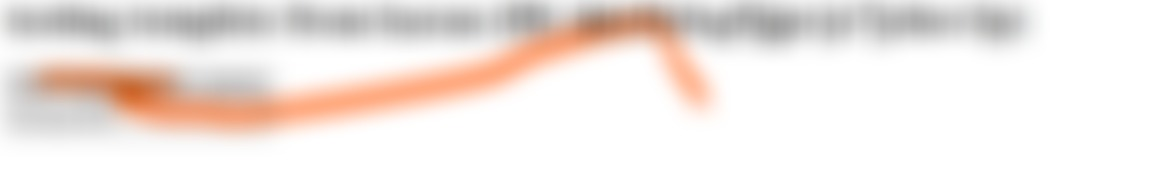
#> input picture images/image.jpg, 1151 x 187 px
$ python imageprocess.py
#> lines starting #> are read from the running program, lines starting #| are printed output that depends on the picture; after the words box and inside, x2 and y2 are one past the last pixel; in counts of white or black regions, pixels touching at a corner belong together
import cv2

def clean_image(image_path):
  """
  This function cleans an image using blurring and adaptive thresholding.

  Args:
      image_path: Path to the image file.

  Returns:
      A cleaned image as a NumPy array.
  """
#> called with image_path = 'images/image.jpg'
  # Read the image
  img = cv2.imread(image_path)
#> img is the input picture: shape (187, 1151, 3); mean B, G, R 227.6, 232, 240.5

  # Convert to grayscale
  gray = cv2.cvtColor(img, cv2.COLOR_BGR2GRAY)
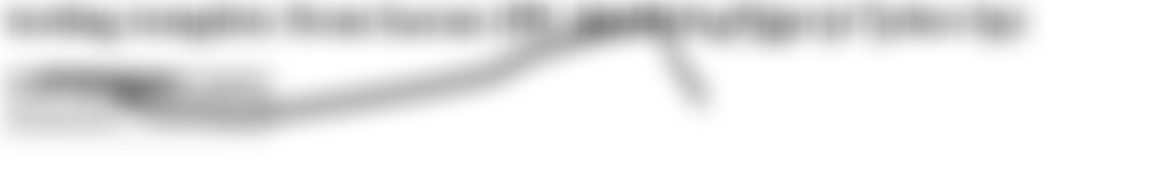
#> gray: shape (187, 1151); min 125, max 255, mean 234.1

  # Apply blurring to reduce noise
  blur = cv2.GaussianBlur(gray, (5, 5), 0)

  # Apply adaptive thresholding to enhance foreground
  thresh = cv2.adaptiveThreshold(blur, 255, cv2.ADAPTIVE_THRESH_MEAN_C, cv2.THRESH_BINARY, 11, 2)
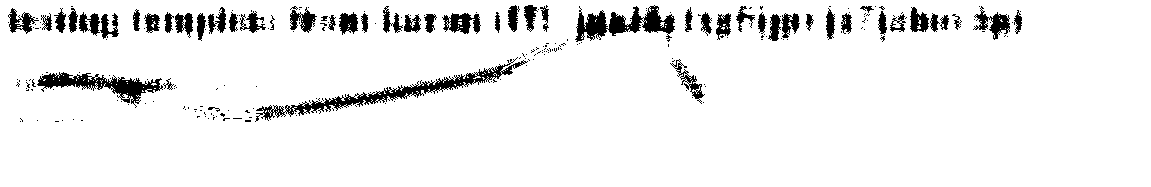
#> thresh: shape (187, 1151); 93.2% white; 248 black regions (195 under 20 px), largest, box (x1, y1, x2, y2) and area: (255, 57, 528, 122) 2251, (575, 5, 675, 42) 1681, (37, 72, 163, 108) 1492

  # You can further customize the cleaning process here
  # ... (e.g., apply morphology operations like erosion or dilation)

  return thresh

# Example usage
image_path = "images/image.jpg"  # Replace with your image path
cleaned_image = clean_image(image_path)

# Display the cleaned image
cv2.imshow("Cleaned Image", cleaned_image)
cv2.waitKey(0)

# Save the cleaned image (optional)
cv2.imwrite("cleaned_image.jpg", cleaned_image)

$ run again, with images/Invoice(1).jpg copied over images/image.jpg
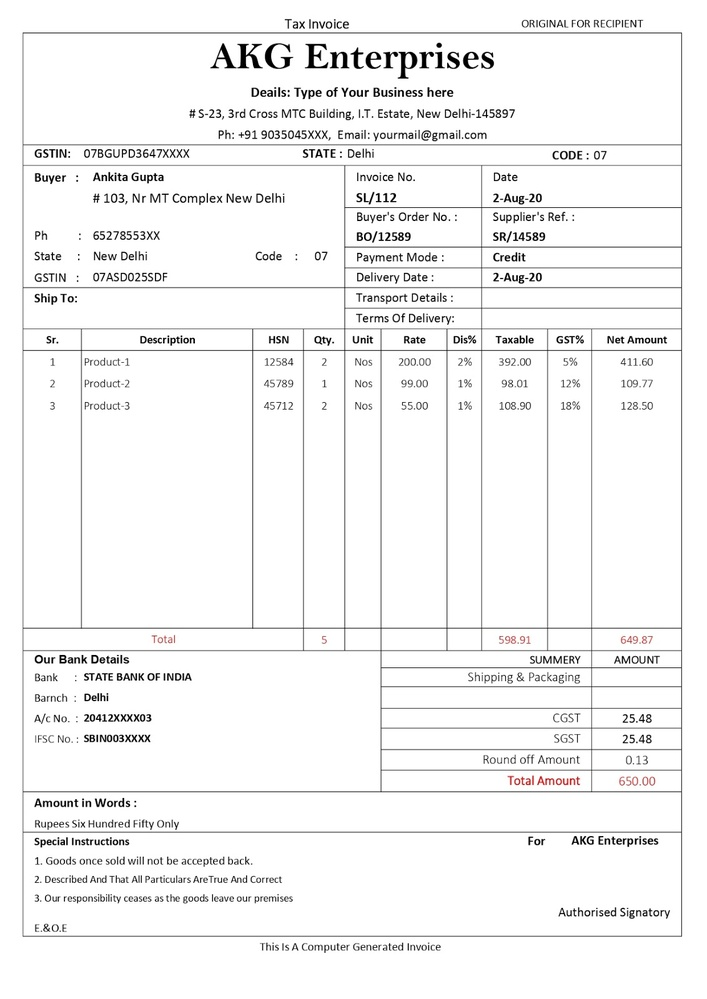
#> input picture images/Invoice(1).jpg, 707 x 999 px, shrunk from 1132 x 1600 before the run
#> in clean_image, img is the input picture: shape (999, 707, 3); mean B, G, R 244.5, 244.5, 244.6
#> in clean_image, `thresh = cv2.adaptiveThreshold(blur, 255, cv2.ADAPTIVE_THRESH_MEAN_C, ..`:
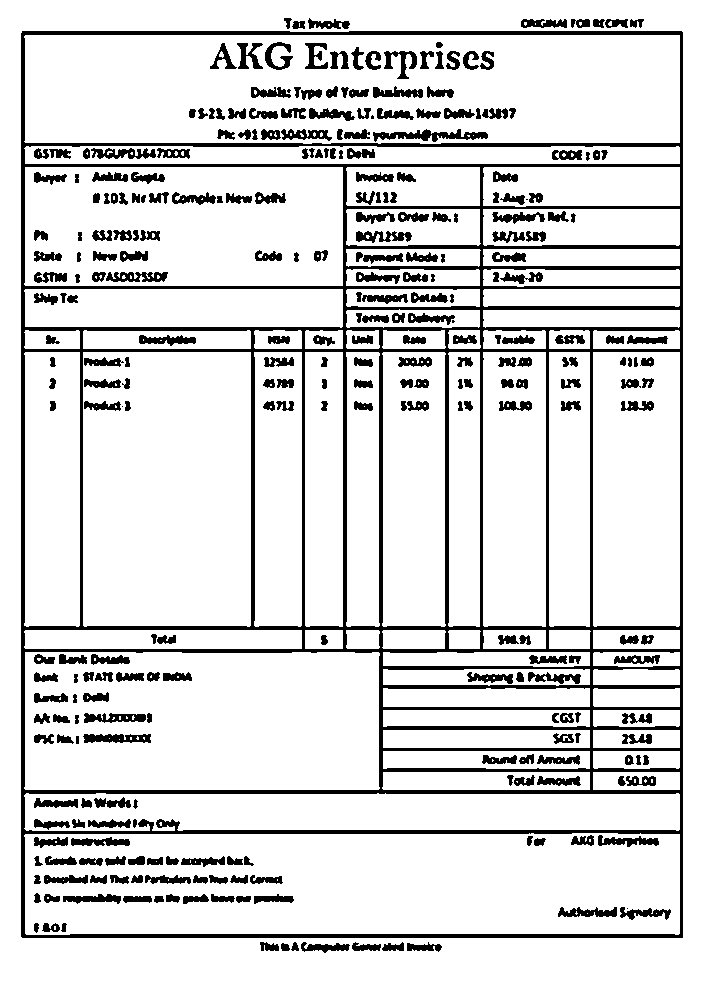
#> thresh: shape (999, 707); 86.1% white; 316 black regions (6 under 20 px), largest, box (x1, y1, x2, y2) and area: (21, 31, 683, 938) 54094, (373, 129, 488, 142) 722, (83, 734, 151, 743) 473

$ run again, with images/Invoice(11).jpg copied over images/image.jpg
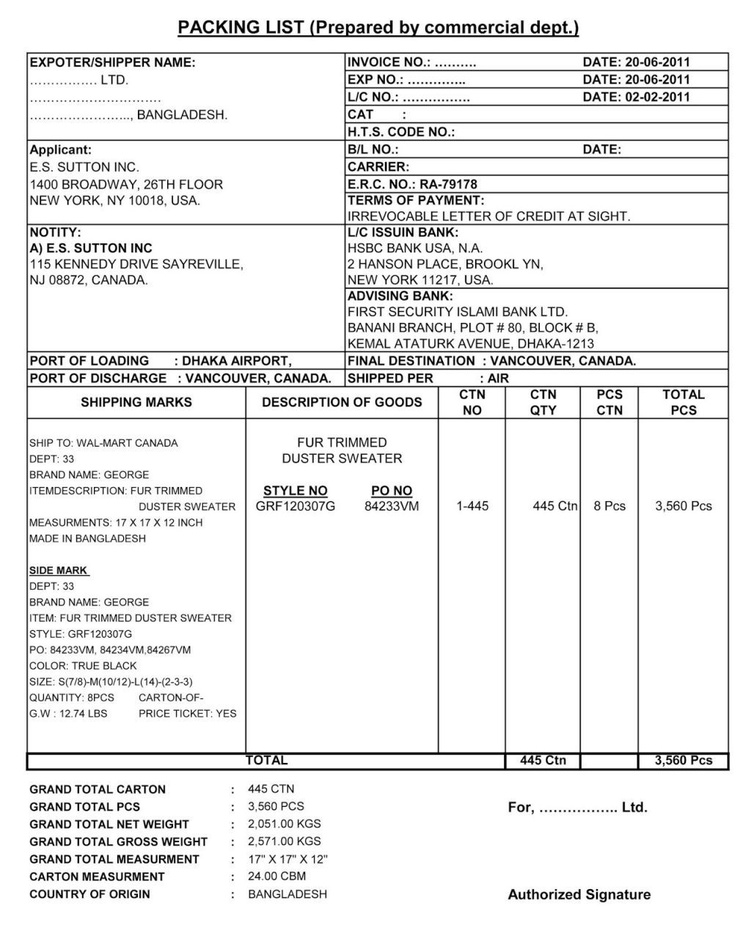
#> input picture images/Invoice(11).jpg, 751 x 939 px, shrunk from 1024 x 1280 before the run
#> in clean_image, img is the input picture: shape (939, 751, 3); min 0, max 255, mean 235.7
#> in clean_image, `blur = cv2.GaussianBlur(gray, (5, 5), 0)`:
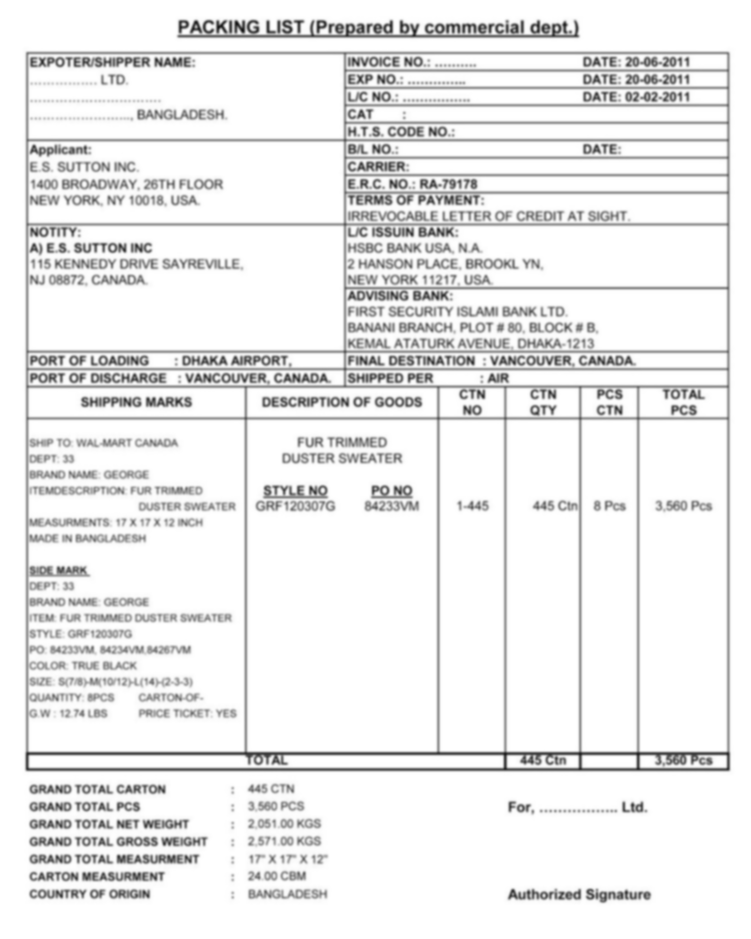
#> blur: shape (939, 751); min 23, max 255, mean 235.7
#> in clean_image, `thresh = cv2.adaptiveThreshold(blur, 255, cv2.ADAPTIVE_THRESH_MEAN_C, ..`:
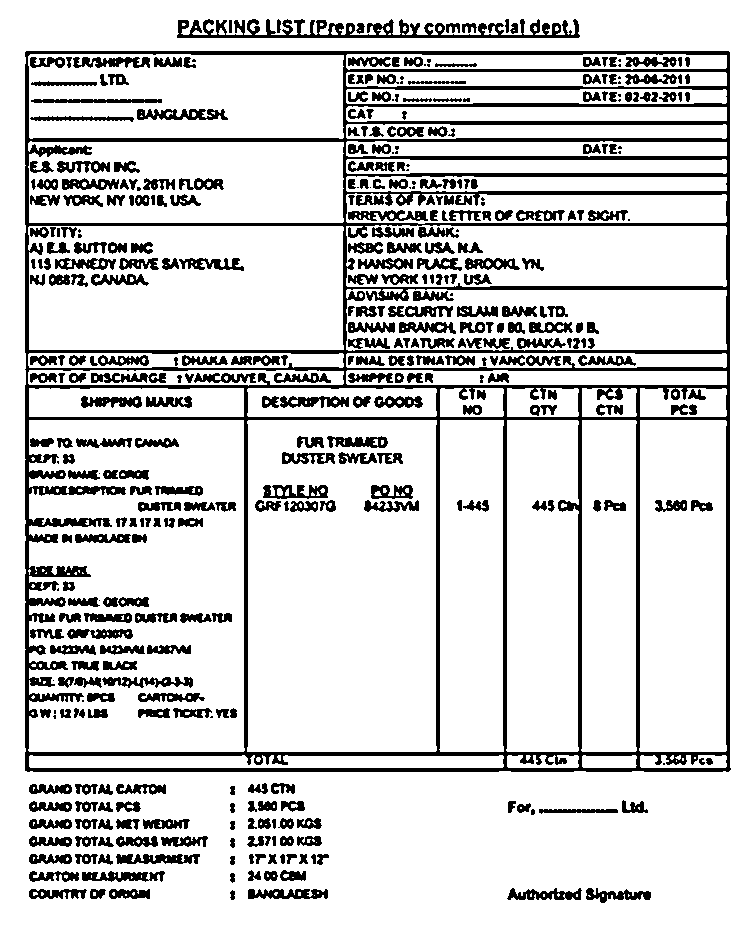
#> thresh: shape (939, 751); 83.5% white; 420 black regions (43 under 20 px), largest, box (x1, y1, x2, y2) and area: (25, 51, 731, 772) 51870, (177, 19, 580, 38) 3537, (137, 109, 228, 120) 661
